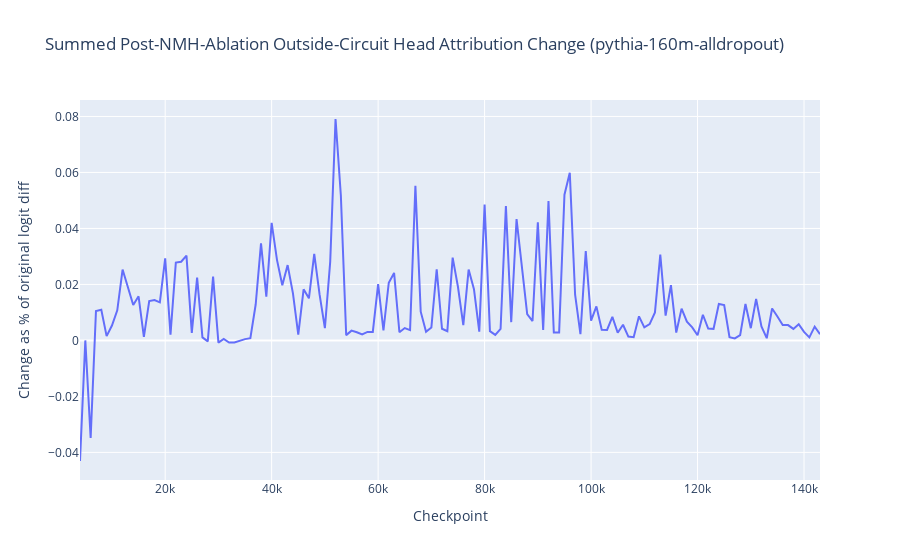

The code cell stored with this chart in its notebook:
### Code cell
# plot summed_outside_circuit_head_deltas
fig = px.line(
    x=list(summed_outside_circuit_head_deltas.keys()), 
    y=list(summed_outside_circuit_head_deltas.values()), 
    title=f"Summed Post-NMH-Ablation Outside-Circuit Head Attribution Change ({MODEL_TO_VIEW})",
    labels={'x': 'Checkpoint', 'y': 'Change as % of original logit diff'} 
)
fig.show()

### Figure 1 — Plotly figure (JSON) as saved in the notebook; plotly's stock layout.template omitted (floating-point values rounded to 4 significant figures; data arrays with more than 128 entries replaced by an {"elided": "..."} marker saying what was removed)
{"data": [{"hovertemplate": "Checkpoint=%{x}<br>Change as % of original logit diff=%{y}<extra></extra>", "legendgroup": "", "line": {"color": "#636efa", "dash": "solid"}, "marker": {"symbol": "circle"}, "mode": "lines", "name": "", "orientation": "v", "showlegend": false, "type": "scatter", "x": {"elided": "140 int values"}, "xaxis": "x", "y": {"elided": "140 float values"}, "yaxis": "y"}], "layout": {"legend": {"tracegroupgap": 0}, "title": {"text": "Summed Post-NMH-Ablation Outside-Circuit Head Attribution Change (pythia-160m-alldropout)"}, "xaxis": {"anchor": "y", "domain": [0, 1], "title": {"text": "Checkpoint"}}, "yaxis": {"anchor": "x", "domain": [0, 1], "title": {"text": "Change as % of original logit diff"}}}}
